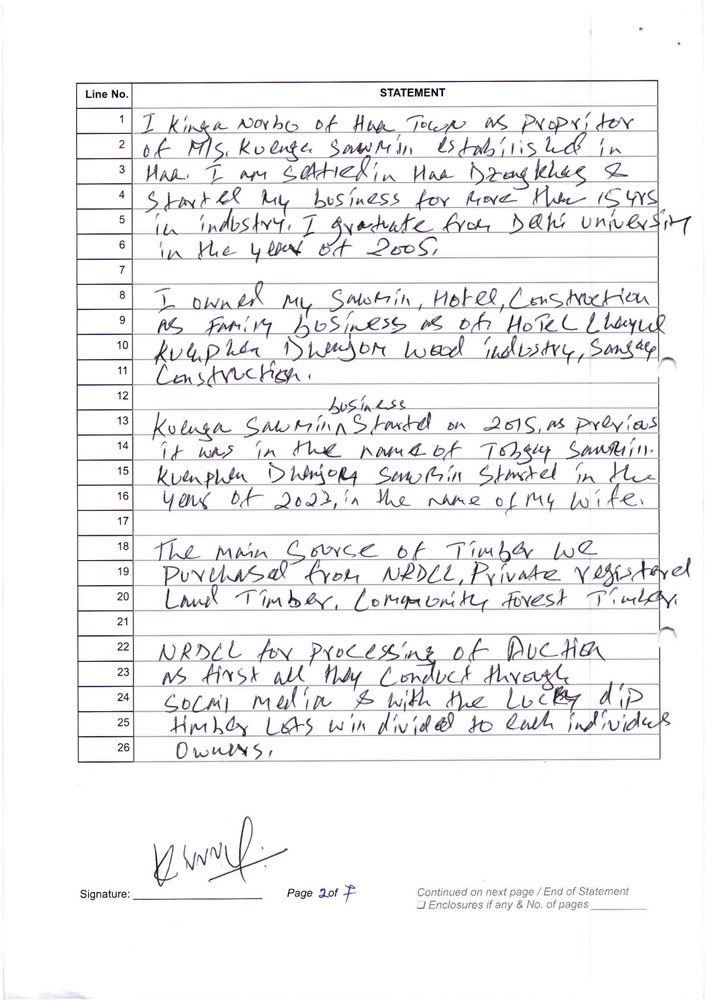
#> input picture backend/app/ocr/test.png, 705 x 1000 px, shrunk from 1672 x 2371 before the run
$ python -i document_preprocessing.py   (imports and definitions only)
#> lines starting #> are read from the running program, lines starting #| are printed output that depends on the picture; after the words box and inside, x2 and y2 are one past the last pixel; in counts of white or black regions, pixels touching at a corner belong together
### backend/app/ocr/config.py
import os
from pathlib import Path

from dotenv import load_dotenv


BACKEND_ROOT = Path(__file__).resolve().parents[2]
load_dotenv(BACKEND_ROOT / ".env")
DATA_DIR = Path(os.getenv("OCR_DATA_DIR", BACKEND_ROOT / "data")).resolve()
DOCUMENTS_DIR = DATA_DIR / "documents"
OCR_RESULTS_DIR = DATA_DIR / "ocr"
OCR_RENDER_DPI = int(os.getenv("OCR_RENDER_DPI", "250"))


def _environment_bool(name: str, default: bool) -> bool:
    value = os.getenv(name)
    if value is None:
        return default
    normalized = value.strip().lower()
    if normalized in {"1", "true", "yes", "on"}:
        return True
    if normalized in {"0", "false", "no", "off"}:
        return False
    raise ValueError(f"{name} must be a boolean value")


OCR_PREPROCESSING_ENABLED = _environment_bool("OCR_PREPROCESSING_ENABLED", True)
OCR_DENOISE_ENABLED = _environment_bool("OCR_DENOISE_ENABLED", True)
OCR_CONTRAST_ENABLED = _environment_bool("OCR_CONTRAST_ENABLED", True)
OCR_THRESHOLD_ENABLED = _environment_bool("OCR_THRESHOLD_ENABLED", True)
#> further down, picture is the input picture: PIL image 705x1000 RGB; mean R, G, B 242.4, 241.7, 242.9
OCR_DESKEW_ENABLED = _environment_bool("OCR_DESKEW_ENABLED", True)
OCR_THRESHOLD_METHOD = os.getenv("OCR_THRESHOLD_METHOD", "adaptive").strip().lower()

### backend/app/ocr/document_preprocessing.py
"""Conservative, in-memory image preprocessing optimized for PaddleOCR-VL 1.6."""

from typing import Any

import cv2
import numpy as np
from PIL import Image

from app.ocr.config import (
    OCR_CONTRAST_ENABLED,
    OCR_DESKEW_ENABLED,
    OCR_DENOISE_ENABLED,
    OCR_PREPROCESSING_ENABLED,
)

MAX_DESKEW_ANGLE_DEGREES = 7.0
MIN_DESKEW_ANGLE_DEGREES = 0.2


class ImagePreprocessingError(ValueError):
    """Raised when an image cannot be safely preprocessed."""


def preprocessing_settings() -> dict[str, Any]:
    """Return the effective preprocessing configuration for result metadata."""
    return {
        "enabled": OCR_PREPROCESSING_ENABLED,
        "grayscale": OCR_PREPROCESSING_ENABLED,
        "denoise": OCR_PREPROCESSING_ENABLED and OCR_DENOISE_ENABLED,
        "contrast": OCR_PREPROCESSING_ENABLED and OCR_CONTRAST_ENABLED,
        "deskew": OCR_PREPROCESSING_ENABLED and OCR_DESKEW_ENABLED,
    }


def to_grayscale(image: np.ndarray) -> np.ndarray:
    """Convert an RGB, BGR, or grayscale image to an 8-bit grayscale array."""
    if not isinstance(image, np.ndarray) or image.size == 0:
        raise ImagePreprocessingError("A non-empty image array is required.")
    if image.ndim == 2:
        if image.dtype != np.uint8:
            return cv2.normalize(image, None, 0, 255, cv2.NORM_MINMAX).astype(
                np.uint8
            )
        return image.copy()
    if image.ndim == 3 and image.shape[2] == 1:
        return to_grayscale(image[:, :, 0])
    if image.ndim == 3 and image.shape[2] == 3:
        return cv2.cvtColor(image, cv2.COLOR_RGB2GRAY)
    if image.ndim == 3 and image.shape[2] == 4:
        return cv2.cvtColor(image, cv2.COLOR_RGBA2GRAY)
    raise ImagePreprocessingError("The image must have 1, 3, or 4 channels.")


def denoise_image(grayscale: np.ndarray) -> np.ndarray:
    """Remove isolated pixel noise with a conservative 3-by-3 median filter."""
    _validate_grayscale(grayscale)
    return cv2.medianBlur(grayscale, 3)
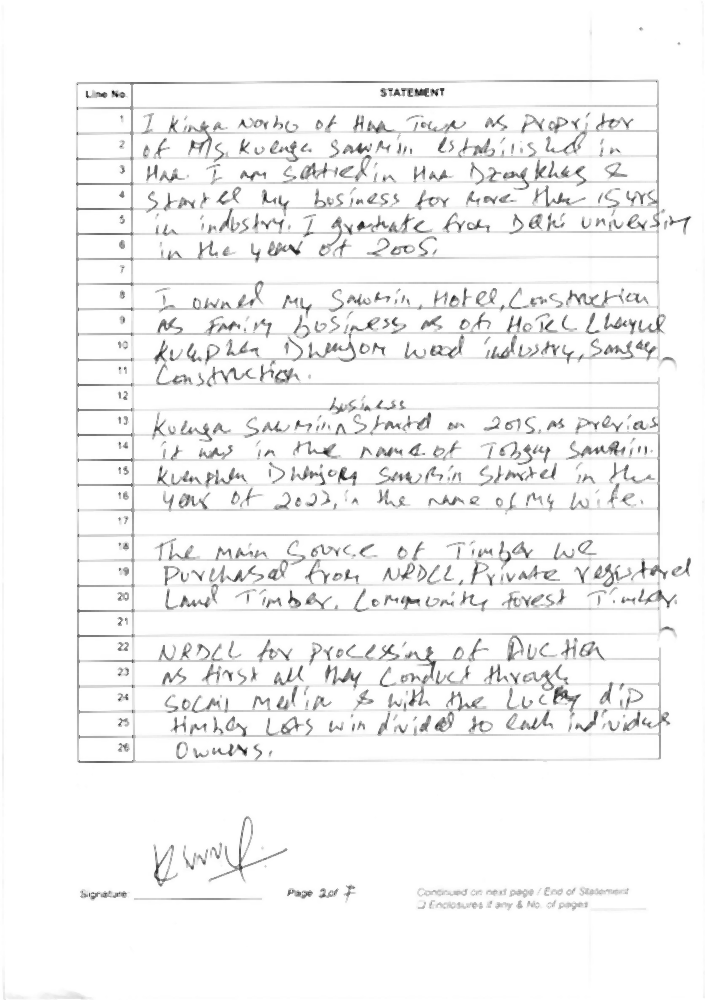
#> returned value: shape (1000, 705); min 18, max 255, mean 244.7


def enhance_contrast(grayscale: np.ndarray) -> np.ndarray:
    """Apply local contrast enhancement with conservative CLAHE settings."""
    _validate_grayscale(grayscale)
    clahe = cv2.createCLAHE(clipLimit=2.0, tileGridSize=(8, 8))
    return clahe.apply(grayscale)
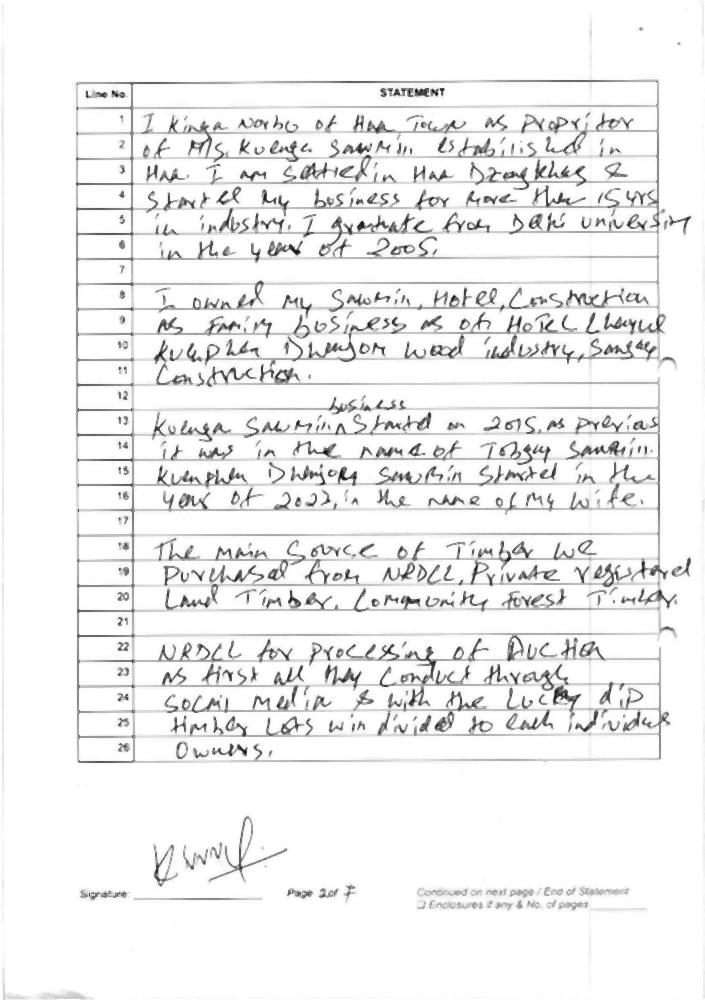
#> returned value: shape (1000, 705); min 15, max 255, mean 240.2


def estimate_skew_angle(grayscale: np.ndarray) -> float | None:
    """Estimate text-line skew; return None when there is not enough evidence."""
    _validate_grayscale(grayscale)
    # Use Otsu solely for calculating geometric contours/skew angle,
    # without returning the binary image to the main pipeline.
    binary = cv2.threshold(
        grayscale,
        0,
        255,
        cv2.THRESH_BINARY_INV | cv2.THRESH_OTSU,
    )[1]
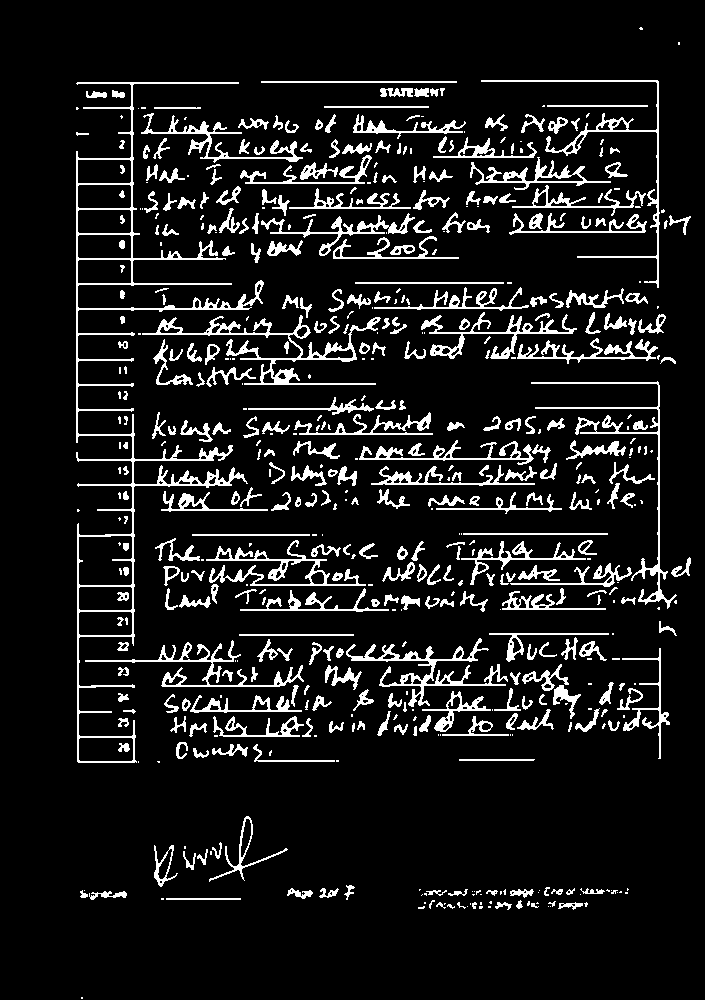
#> binary: shape (1000, 705); 10% white in thin lines or dots, all inside (x1, y1, x2, y2) = (76, 27, 691, 999)
    coordinates = cv2.findNonZero(binary)
#> coordinates = contour of 70440 points, box (x1, y1, x2, y2) (76, 27, 691, 999), area 6504
    if coordinates is None or len(coordinates) < 50:
        return None

    rectangle = cv2.minAreaRect(coordinates)
#> rectangle = ((383.6, 512.4), (614.8, 969.2), -0.188)
    angle = rectangle[-1]
#> angle = -0.188
    width, height = rectangle[1]
#> width = 614.8; height = 969.2
    if width < height:
        angle = 90 - angle
#> angle = 90.19
    else:
        angle = -angle

    if (
        MIN_DESKEW_ANGLE_DEGREES <= abs(angle) <= MAX_DESKEW_ANGLE_DEGREES
    ):
        return float(angle)
    return None


def deskew_image(grayscale: np.ndarray) -> tuple[np.ndarray, float | None]:
    """Correct only small, confidently measurable skew angles."""
    _validate_grayscale(grayscale)
    angle = estimate_skew_angle(grayscale)
    if angle is None:
        return grayscale.copy(), None

    height, width = grayscale.shape
    center = (width / 2.0, height / 2.0)
    transform = cv2.getRotationMatrix2D(center, angle, 1.0)
    corrected = cv2.warpAffine(
        grayscale,
        transform,
        (width, height),
        flags=cv2.INTER_CUBIC,
        borderMode=cv2.BORDER_CONSTANT,
        borderValue=255,  # Keep padding clean white
    )
    return corrected, angle


def _validate_grayscale(image: np.ndarray) -> None:
    if (
        not isinstance(image, np.ndarray)
        or image.size == 0
        or image.ndim != 2
        or image.dtype != np.uint8
    ):
        raise ImagePreprocessingError(
            "A non-empty 8-bit grayscale image is required."
        )


def preprocess_image(image: Image.Image) -> tuple[Image.Image, dict[str, Any]]:
    """
    Preprocess an OCR image for VLM input, preserving grayscale depth,
    resolution, and structure without converting to black-and-white binarization.
    """
    if not isinstance(image, Image.Image) or image.width < 1 or image.height < 1:
        raise ImagePreprocessingError("A valid PIL image is required.")

    settings = preprocessing_settings()
    details: dict[str, Any] = {
        **settings,
        "deskew_applied": False,
        "deskew_angle_degrees": None,
    }
    if not settings["enabled"]:
        return image, details

    try:
        rgb = np.asarray(image.convert("RGB"))
        processed = to_grayscale(rgb)

        if settings["denoise"]:
            processed = denoise_image(processed)

        if settings["contrast"]:
            processed = enhance_contrast(processed)

        if settings["deskew"]:
            processed, angle = deskew_image(processed)
            details["deskew_applied"] = angle is not None
            details["deskew_angle_degrees"] = (
                round(angle, 3) if angle is not None else None
            )

        # Returns a high-res 8-bit grayscale image ideal for PaddleOCR-VL 1.6
        return Image.fromarray(processed), details

    except ImagePreprocessingError:
        raise
    except cv2.error as exc:
        raise ImagePreprocessingError(
            "OpenCV could not preprocess the image."
        ) from exc

>>> from PIL import Image
>>> picture = Image.open('test.png')
>>> result = preprocess_image(picture)
